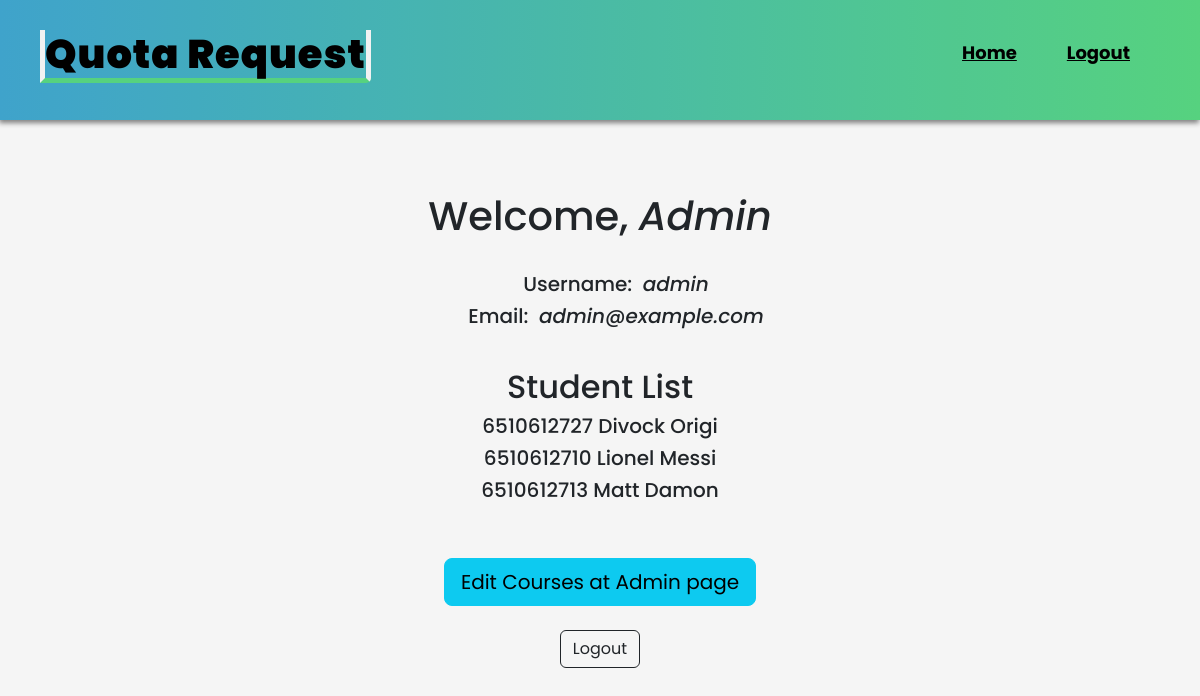
The app's page / (signed in) with its own data.
### users/models.py (models this page shows)
class Student(models.Model):
    user = models.OneToOneField(User, on_delete=models.CASCADE, related_name='student_user', null=True)
    std_id = models.CharField(max_length=10, verbose_name='Student ID', null=True)
    std_first = models.CharField(max_length=200, verbose_name='First Name', null=True)
    std_last = models.CharField(max_length=200, verbose_name='Last Name', null=True)
    b_date = models.DateField(verbose_name='Birth Date', blank=True, help_text='format: YYYY-MM-DD', null=True)
    gender = models.CharField(max_length=10, choices=[('Male', 'Male'),('Female', 'Female'),('Other', 'Other')], null=True)
    email = models.CharField(max_length=200, null=True)
    def __str__(self):
        return f'{self.std_id} {self.std_first} {self.std_last}'

### users/views.py (the view, shortened to what this page needs)
# urls.py: path("", userview.index),
def index(request):
    if not request.user.is_authenticated:
        return HttpResponseRedirect(reverse('users:login'))
    else:
        all_students = Student.objects.all()
        if request.user.is_superuser:
            return render(request, 'users/index.html', {
                'all_students': all_students,
            })

### users/templates/users/index.html (shortened to what this page needs)
{% extends 'users/layout.html' %}
{% block navbar %}
    {% if user.is_superuser %}
        <li><a href="{% url 'users:index' %}">Home</a></li>
        <li><a href="{% url 'users:logout' %}">Logout</a></li>
    {% else %}
        <li><a href="{% url 'users:index' %}">My Courses</a></li>
        <li><a href="{% url 'users:logout' %}">Logout</a></li>
    {% endif %}
{% endblock %}
{% block body %}
<div class="container">
    <center>
    <div class="index">
        <div class="content">
            <div class="checkauth">
                <br><br><br>
                {% if user.is_superuser %}
                    <h1>Welcome, <i>{{ request.user.username.title }}</i></h1><br>
                    <ul>
                        <li><h5>Username: &nbsp;<i>{{ request.user.username }}</i></h5></li>
                        <li><h5>Email: &nbsp;<i>{{ request.user.email }}</i></h5></li>
                    </ul>
                    <br>
                    <h2>Student List</h2>
                    {% for std in all_students %}
                        {% if std.is_superuser %}
                            <p style="display: inline;">----------------------</p>
                        {% else %}
                            <li><h5>{{ std }}</h5></li>
                        {% endif %}
                    {% empty %}
                        <li>No Student.</li>
                    {% endfor %}
                    <br><br>
                    <a href="/admin" class="btn btn-info btn-lg">Edit Courses at Admin page</a>
                {% endif %}
            </div>
            <br>
            <a href="{% url 'users:logout' %}" class="btn btn-outline-dark">Logout</a><br><br><br>
        </div>
    </div>
    </center>
</div>
{% endblock %}

### users/static/css/style.css (style rules this page uses)
* { margin: 0; padding: 0; box-sizing: border-box; list-style: none; text-decoration: none; font-family: 'Poppins'; }
body { background: whitesmoke; }
.menu ul li a { padding: 0 25px; font-weight: bold; color: #000; font-size: 18px; transition: .3s; }

### records on screen
Student: std+std_first+std_last "6510612727 Divock Origi"
Student: std+std_first+std_last "6510612710 Lionel Messi"
Student: std+std_first+std_last "6510612713 Matt Damon"

### other values on screen
{{ request.user.username.title }} "Admin"
{{ request.user.username }} "admin"
{{ request.user.email }} "admin@example.com"
